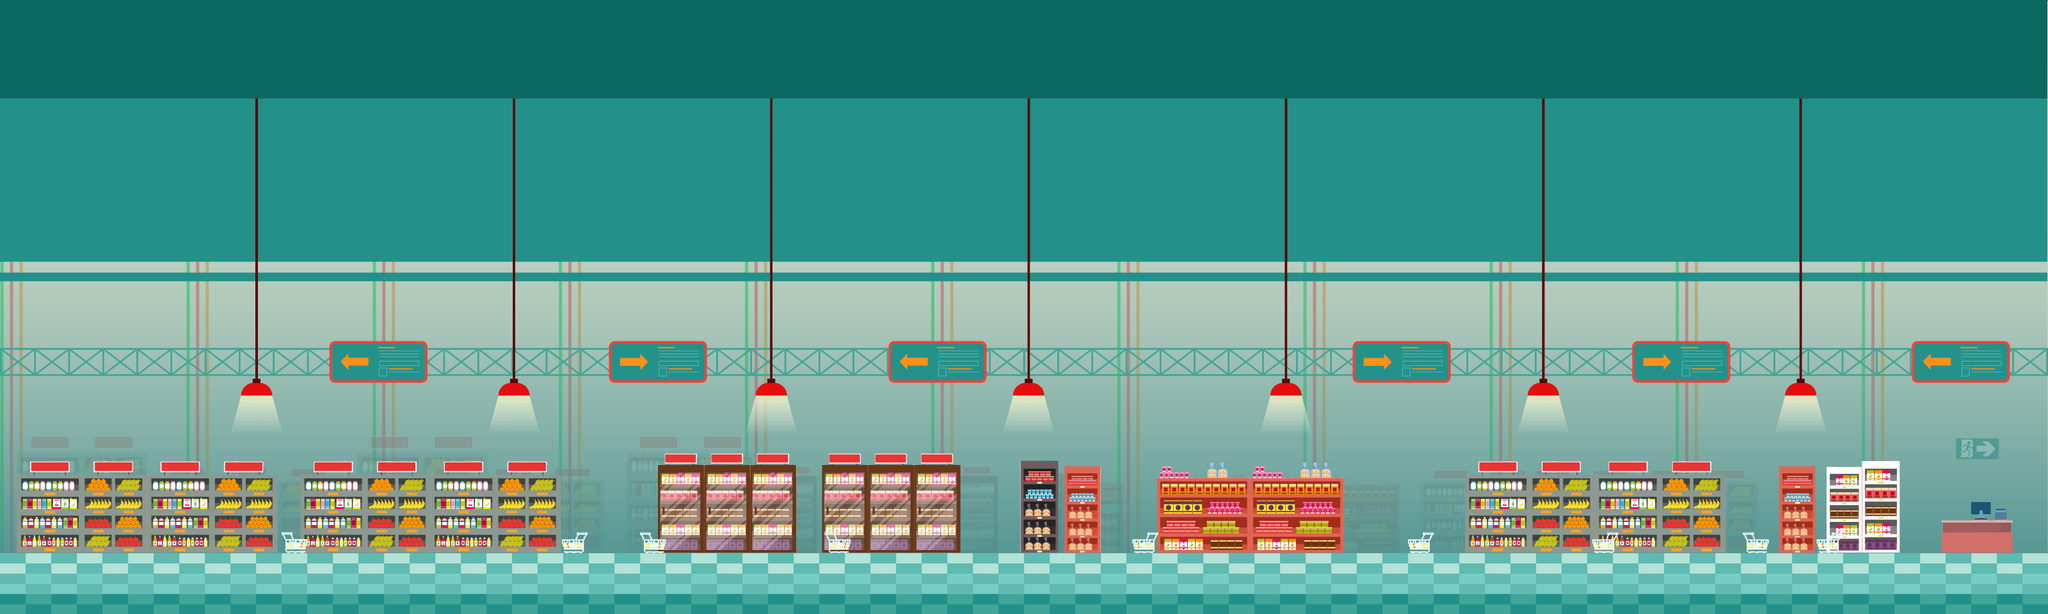

Below is a game level as drawn by its tile map, then a one-line description and the .tmx that defines it (tile-layer data replaced by summaries):
An orthogonal 100x30 tile map with 32x32 px tiles, 8 tile layers (bg1Tile, bg2Tile, colorOverlayTile, signsTile, ...), 8 tilesets.

<map version="1.8" tiledversion="1.8.6" orientation="orthogonal" renderorder="right-down" width="100" height="30" tilewidth="32" tileheight="32" infinite="0" nextlayerid="9" nextobjectid="1">
 <editorsettings>
  <export target="parkourMap1.tmj" format="json" />
 </editorsettings>
 <tileset firstgid="1" name="bg1-m1" tilewidth="32" tileheight="32" tilecount="3000" columns="100">
  <image source="bg1-m1.png" width="3201" height="961" />
 </tileset>
 <tileset firstgid="3001" name="bg2-m1" tilewidth="32" tileheight="32" tilecount="3000" columns="100">
  <image source="bg2-m1.png" width="3201" height="961" />
 </tileset>
 <tileset firstgid="6001" name="signs-m1" tilewidth="32" tileheight="32" tilecount="3000" columns="100">
  <image source="signs-m1.png" width="3201" height="961" />
 </tileset>
 <tileset firstgid="9001" name="colorOverlay-m1" tilewidth="32" tileheight="32" tilecount="3000" columns="100">
  <image source="colorOverlay-m1.png" width="3201" height="961" />
 </tileset>
 <tileset firstgid="12001" name="bg3-m1" tilewidth="32" tileheight="32" tilecount="3000" columns="100">
  <image source="bg3-m1.png" width="3201" height="961" />
 </tileset>
 <tileset firstgid="15001" name="carts-m1" tilewidth="32" tileheight="32" tilecount="3000" columns="100">
  <image source="carts-m1.png" width="3201" height="961" />
 </tileset>
 <tileset firstgid="18001" name="floor-m1" tilewidth="32" tileheight="32" tilecount="3000" columns="100">
  <image source="floor-m1.png" width="3201" height="961" />
 </tileset>
 <tileset firstgid="21001" name="ceiling-m1" tilewidth="32" tileheight="32" tilecount="3000" columns="100">
  <image source="ceiling-m1.png" width="3201" height="961" />
 </tileset>
 <layer id="1" name="bg1Tile" width="100" height="30">
  <data>[3000 cells, 2700 non-empty, 2700 distinct tile ids]</data>
 </layer>
 <layer id="2" name="bg2Tile" width="100" height="30">
  <data>[3000 cells, 2700 non-empty, 2700 distinct tile ids]</data>
 </layer>
 <layer id="4" name="colorOverlayTile" width="100" height="30">
  <data>[3000 cells, 3000 non-empty, 3000 distinct tile ids]</data>
 </layer>
 <layer id="3" name="signsTile" width="100" height="30">
  <data>[3000 cells, 2500 non-empty, 2500 distinct tile ids]</data>
 </layer>
 <layer id="5" name="bg3Tile" width="100" height="30">
  <data>[3000 cells, 2700 non-empty, 2700 distinct tile ids]</data>
 </layer>
 <layer id="6" name="cartsTile" width="100" height="30">
  <data>[3000 cells, 3000 non-empty, 3000 distinct tile ids]</data>
 </layer>
 <layer id="7" name="groundTile" width="100" height="30">
  <data>[3000 cells, 300 non-empty, 300 distinct tile ids]</data>
 </layer>
 <layer id="8" name="ceilingTile" width="100" height="30">
  <data>[3000 cells, 2600 non-empty, 2600 distinct tile ids]</data>
 </layer>
</map>